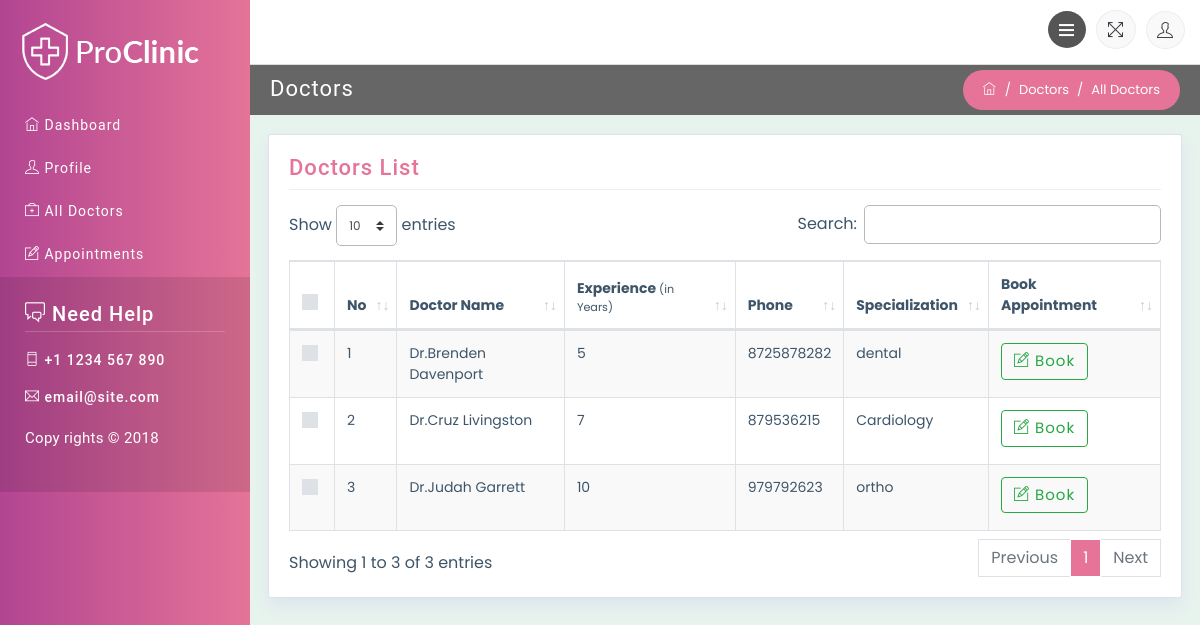
The page /patient/all-doctors/ (signed in) on the database as committed earlier.
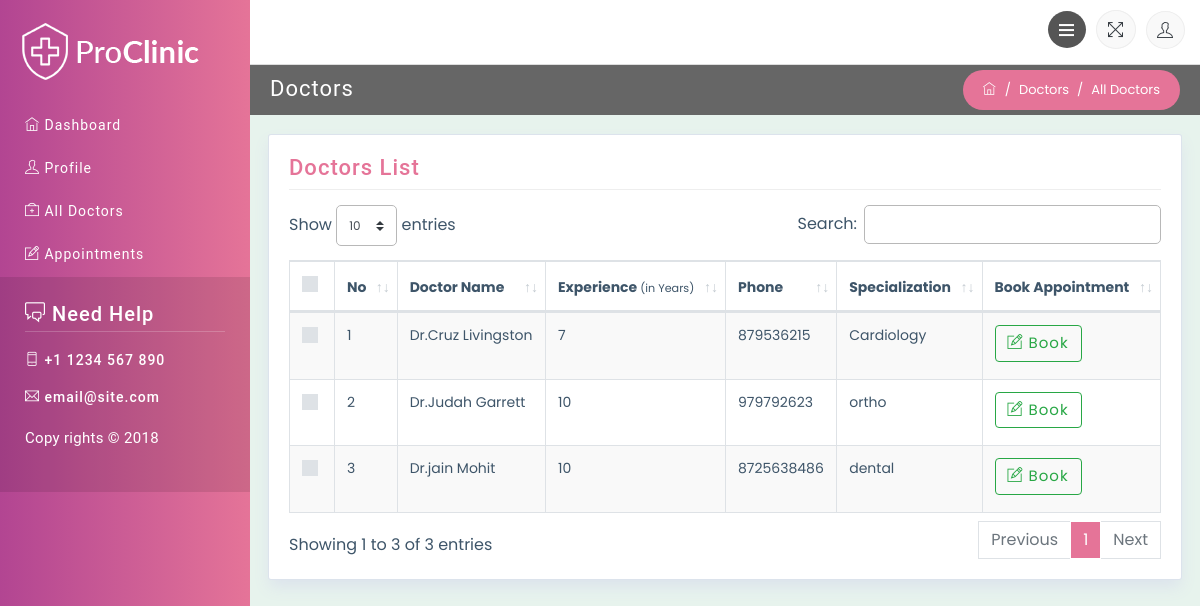
The same page on the database as committed later.
### doctor/models.py (models this page shows, shortened)
class Doctor(BaseModel):
    user = models.ForeignKey(CustomUser, on_delete=models.CASCADE)
    specialization = models.ForeignKey(Specialization, on_delete=models.CASCADE)
    experience = models.IntegerField()
    doctor_details = models.CharField(max_length=200)
    profile_photo = models.ImageField(upload_to='doctor_photos/', null=True, blank=True)

### user/models.py (models this page shows, shortened)
class CustomUser(AbstractUser):
    Patient = "Patient"
    Doctor = "Doctor"
    Admin = 'Admin'
    GENDER_CHOICES = [
        ('male', 'Male'),
        ('female', 'Female'),
        ('other', 'Other'),
    ]
    ROLE_CHOICES = [
        (Patient, 'Patient'),
        (Doctor, 'Doctor'),
        (Admin, 'Admin')
    ]
    username = None
    role = models.CharField(max_length=10, choices=ROLE_CHOICES, default=Patient)
    phone_number = models.CharField(max_length=15, blank=True, null=True)
    date_of_birth = models.DateField(blank=True, null=True)
    gender = models.CharField(max_length=10, choices=GENDER_CHOICES, blank=True, null=True)
    address = models.CharField(max_length=255, blank=True, null=True)
    age = models.IntegerField(null=True, blank=True)
    email = models.EmailField(unique=True)
    USERNAME_FIELD = 'email'
    REQUIRED_FIELDS = []
    objects = CustomUserManager()

### custom_admin/models.py (models this page shows, shortened)
class Specialization(models.Model):
    specialization_name = models.CharField(max_length=100)

### patient/views.py (the view)
# urls.py: path('doctors/',DoctorsView.as_view(),name='doctors'),
class DoctorsView(PatientLoginRequiredMixin,ListView):
    model = Doctor
    template_name = "patient/doctors.html"
    context_object_name = 'doctors'

### user/mixins.py (called while the page is built)
    def dispatch(self, request, *args, **kwargs):
        if not request.user.is_authenticated:
            return self.handle_no_permission()
        allowed_user_types = ['Patient']
        if request.user.role not in allowed_user_types:
            return redirect(self.login_url)
        return super().dispatch(request, *args, **kwargs)

### templates/patient/doctors.html (shortened to what this page needs)
	{% extends "patient/base.html" %}
	{% load static %}
	{% block content %}
				<div class="row no-margin-padding">
					<div class="col-md-6">
						<h3 class="block-title">Doctors</h3>
					</div>
					<div class="col-md-6">
						<ol class="breadcrumb">
							<li class="breadcrumb-item">
								<a href="{% url "patient:user_index" %}">
									<span class="ti-home"></span>
								</a>
							</li>
							<li class="breadcrumb-item">Doctors</li>
							<li class="breadcrumb-item active">All Doctors</li>
						</ol>
					</div>
				</div>
				<div class="container-fluid">
					<div class="row">
						<div class="col-md-12">
							<div class="widget-area-2 proclinic-box-shadow">
								<h3 class="widget-title">Doctors List</h3>
								<div class="table-responsive mb-3">
									<table id="tableId" class="table table-bordered table-striped">
										<thead>
											<tr>
												<th class="no-sort">
													<div class="custom-control custom-checkbox">
													</div>
												</th>
												<th>No</th>
												<th>Doctor Name</th>
												<th>Experience <small>(in Years)</small></th>
												<th>Phone</th>
												<th>Specialization</th>
												<th>Book Appointment</th>
											</tr>
										</thead>
										<tbody>
											{% for doctor in doctors  %}
											<tr>
												<td>
													<div class="custom-control custom-checkbox">
													</div>
												</td>
												<td>{{ forloop.counter }}</td>
												<td>Dr.{{ doctor.user.first_name }} {{ doctor.user.last_name }}</td>
												<td>{{ doctor.experience }}</td>
												<td>{{ doctor.user.phone_number }}</td>
												<td>{{ doctor.specialization.specialization_name }}</td>
												<td>
													<a href="{% url 'patient:book-appointment' %}?doctor_id={{ doctor.id }}" class="btn btn-outline-success lg">
														<span class="ti-pencil-alt"></span> Book</a>
												</td>
											</tr>
											{% endfor %}
										</tbody>
									</table>
								</div>
							</div>
						</div>
					</div>
				</div>
			</div>
		</div>
	{% endblock %}

Rows that differ between the two databases and show on the page:
removed Doctor: user.first_name "Brenden", user.last_name "Davenport", experience "5", user.phone_number "8725878282", specialization.specialization_name "dental"
added Doctor: user.first_name "jain", user.last_name "Mohit", experience "10", user.phone_number "8725638486", specialization.specialization_name "dental"
